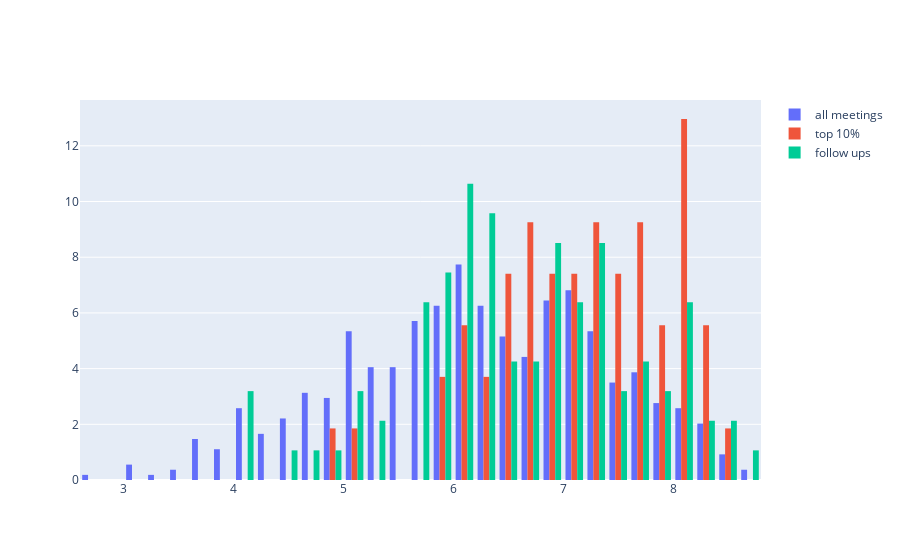

Notebook code cell kept with this figure:
### Code cell
att = go.Figure()
att.add_trace(go.Histogram(x=attr_match, histnorm='percent', name="all meetings"))
att.add_trace(go.Histogram(x=attr_10match, histnorm='percent', name="top 10%"))
att.add_trace(go.Histogram(x=attr_followup, histnorm='percent', name="follow ups"))
att.show()
attract_json = plotly.io.to_json(att, validate=True, pretty=True, remove_uids=True, engine=None)

### Figure 1 — Plotly figure (JSON) as saved in the notebook; plotly's stock layout.template omitted (floating-point values rounded to 4 significant figures; data arrays with more than 128 entries replaced by an {"elided": "..."} marker saying what was removed)
{"data": [{"histnorm": "percent", "name": "all meetings", "type": "histogram", "x": {"elided": "543 float values"}}, {"histnorm": "percent", "name": "top 10%", "type": "histogram", "x": [8.526, 8.357, 8.25, 8.222, 8.176, 8.176, 8.158, 8.125, 8, 8, 8, 7.875, 7.846, 7.824, 7.737, 7.7, 7.647, 7.632, 7.611, 7.538, 7.5, 7.5, 7.467, 7.385, 7.333, 7.333, 7.312, 7.25, 7.188, 7.154, 7.053, 7, 6.889, 6.882, 6.833, 6.812, 6.778, 6.75, 6.7, 6.667, 6.6, 6.5, 6.5, 6.471, 6.462, 6.231, 6.2, 6.188, 6.1, 6, 5.947, 5.812, 5, 4.875]}, {"histnorm": "percent", "name": "follow ups", "type": "histogram", "x": [8.769, 8.529, 8.526, 8.333, 8.206, 8.176, 8, 8, 8, 8, 8, 7.889, 7.882, 7.846, 7.778, 7.727, 7.714, 7.667, 7.538, 7.526, 7.5, 7.385, 7.385, 7.333, 7.286, 7.25, 7.25, 7.214, 7.211, 7.167, 7.167, 7.154, 7.091, 7.088, 7.053, 6.938, 6.929, 6.923, 6.882, 6.867, 6.857, 6.812, 6.8, 6.75, 6.647, 6.647, 6.643, 6.526, 6.472, 6.462, 6.444, 6.389, 6.389, 6.333, 6.3, 6.267, 6.263, 6.231, 6.222, 6.2, 6.188, 6.154, 6.143, 6.125, 6.111, 6.05, 6, 6, 6, 6, 5.947, 5.933, 5.917, 5.9, 5.882, 5.812, 5.812, 5.75, 5.75, 5.706, 5.7, 5.611, 5.6, 5.353, 5.214, 5.125, 5, 5, 4.875, 4.778, 4.444, 4.118, 4.111, 4.111]}], "layout": {}}
